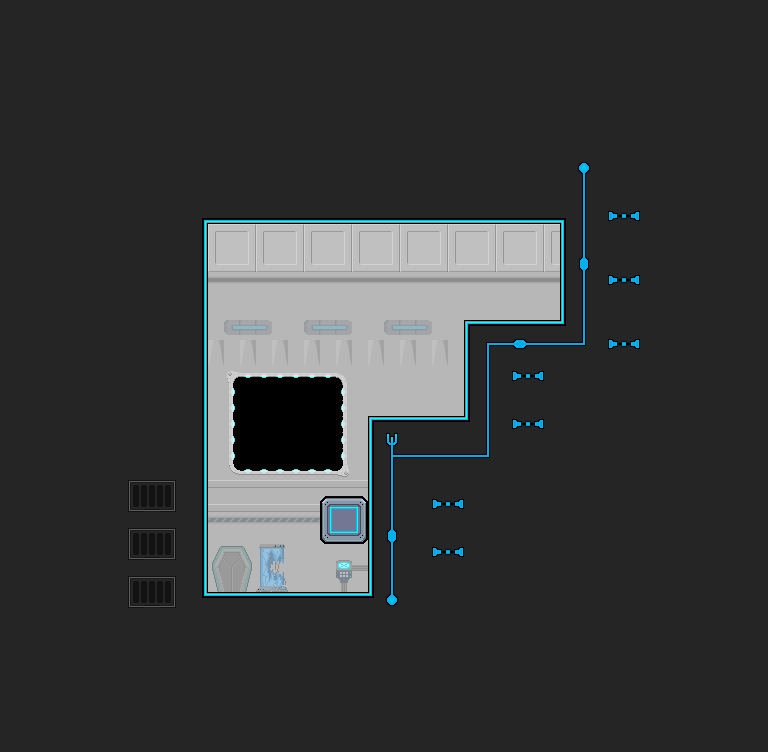

A 2D game scene composited from a Tiled map and its tileset images. What follows is a short description and the map's XML, with each tile layer's data collapsed to a summary:
An orthogonal 48x47 tile map with 16x16 px tiles, 1 tile layer (Tile Layer 1), 2 tilesets and 10 objects (script_NoobParadise4).

<map version="1.0" orientation="orthogonal" renderorder="right-down" width="48" height="47" tilewidth="16" tileheight="16">
 <tileset firstgid="1" source="main.tsx" />
 <tileset firstgid="501" source="objects.tsx" />
 <layer name="Tile Layer 1" width="48" height="47">
  <data>[2256 cells, 2256 non-empty, 85 distinct tile ids]</data>
 </layer>
 <objectgroup name="Object Layer 1">
  <object gid="504" x="505" y="328" />
  <object gid="505" x="325" y="593" />
  <object gid="505" x="306" y="594" />
  <object gid="505" x="287" y="595" />
  <object gid="505" x="359" y="427" />
  <object gid="505" x="381" y="426" />
  <object gid="505" x="404" y="427" />
  <object gid="505" x="314" y="503" />
  <object gid="501" x="200" y="606" />
  <object name="script_NoobParadise4" x="314.5" y="583.5" width="46" height="7.5" />
 </objectgroup>
</map>
